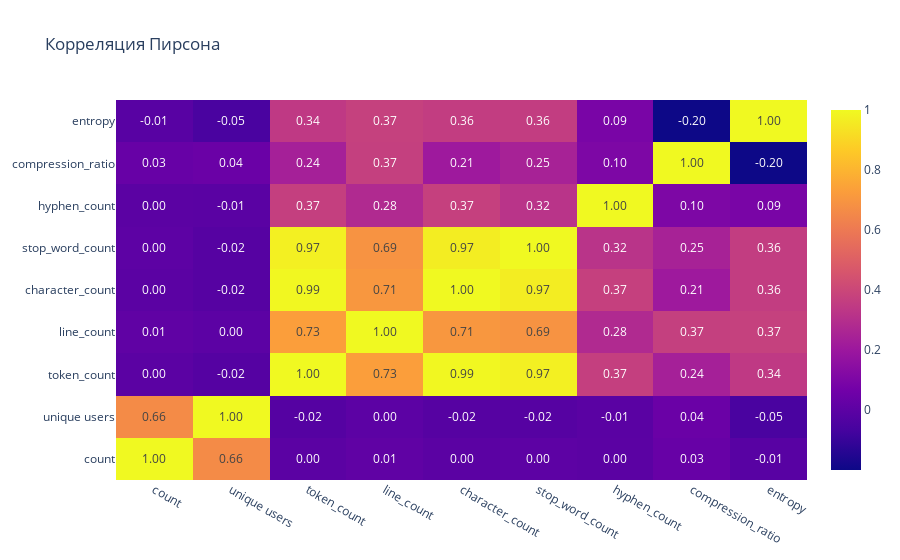

The notebook cell saved with this chart:
### Code cell
tracks_with_features_corr = tracks_with_features.drop(['track_id', 'artist_name', 'track_name'], axis=1).corr()
fig = go.Figure()
fig.add_trace(
    go.Heatmap(
        x = tracks_with_features_corr.columns,
        y = tracks_with_features_corr.index,
        z = np.array(tracks_with_features_corr),
        text=tracks_with_features_corr.values,
        texttemplate='%{text:.2f}',
    )
)
fig.update_layout(title = 'Корреляция Пирсона')
fig.show()
